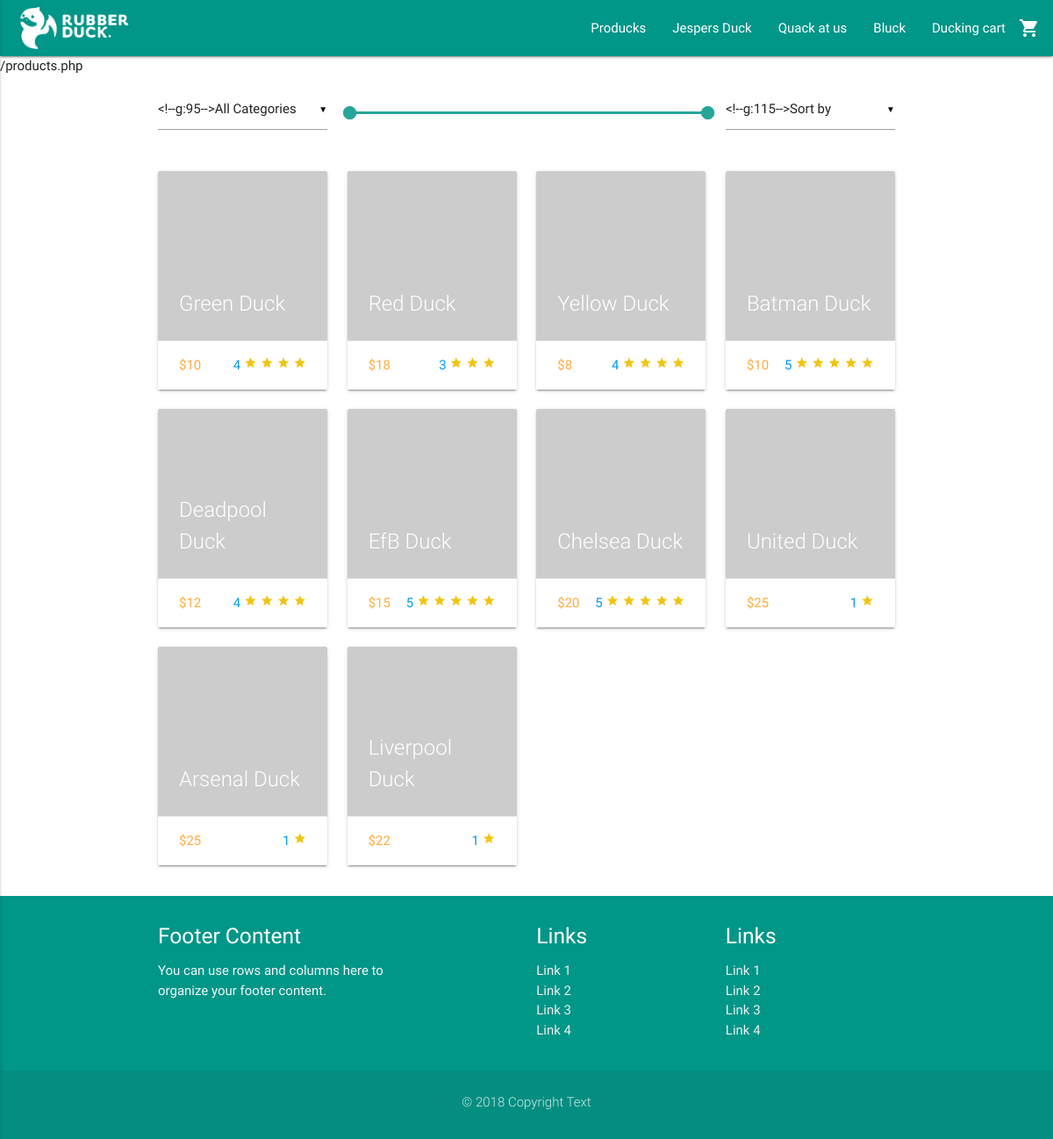
/products.php, run on the app's committed database.
### tables this page shows
CREATE TABLE Product (
  ItemNumber varchar(255) NOT NULL PRIMARY KEY,
  ProductName varchar(255) NOT NULL,
  StockStatus int NOT NULL,
  ShortDescription varchar(255) NOT NULL,
  LongDescription varchar(255) NOT NULL,
  Price int NOT NULL,
  OfferPrice int NULL,
  SeoTitel varchar(255) NULL,
  MetaDescription varchar(255) NULL,
  UserEmail varchar(255) NOT NULL,  
  ProductCategoryID int NOT NULL  
);

### products.php (the view, shortened to what this page needs)
<?php require_once('includes/header.php');
require_once('includes/productsDAO.php');
$url = $_SERVER['REQUEST_URI'];
echo $url;
?>
<div class="container">
  <div class="row">
    <div class="input-field col s12 m3">
    </div>
    <div class="col s12 m6">
      <div id="price-slider"></div>
    </div>
    <div class="input-field col s12 m3">
    </div>
  </div>
  <div class="row">
    <?php
    $prodResult = getProducts();
    while ($row = mysqli_fetch_array($prodResult)) {
      $itemNumber = $row["ItemNumber"];
    ?>
    <a href="product.php?item=<?php echo $itemNumber; ?>">
      <div class="col s12 m3">
        <div class="card">
          <div class="card-image">
            <img src="<?php getImg($itemNumber) ?>">
            <span class="card-title"><?php echo $row["ProductName"]; ?></span>
          </div>
          <div class="card-action">
            <p class="price">$<?php echo $row["Price"]; ?></p>
            <div class="stars right">
              <?php
                $rated = getReviewForProduct($itemNumber);
                $i = 1;
                while ($i <= $rated) {
                  ?>
                  <i class="material-icons tiny rated">star</i>
                  <?php
                  $i++;
                }
              ?>
            </div>
          </div>
        </div>
      </div>
    </a>
    <?php
  }
    ?>
  </div>
</div>
<?php require_once('includes/footer.php'); ?>

### includes/header.php (shortened to what this page needs)
<!DOCTYPE html>
  <html>
    <html lang="da-DK">
    <head>
      <link type="text/css" rel="stylesheet" href="css/materialize.min.css"  media="screen,projection"/>
      <link type="text/css" rel="stylesheet" href="css/custom/custom.css" />
      <link type="text/css" rel="stylesheet" href="nouislider/nouislider.css" />
    </head>
    <body>
      <nav class="teal">
        <div class="nav-wrapper">
          <a href="index.php" class="brand-logo"><img class="responsive-img" style="max-height: 64px!important; padding: 4px 0!important;" src="uploads/rubberducklogo.png"></a>
          <ul class="right hide-on-med-and-down">
            <li><a href="products.php">Producks</a></li>
            <li><a href="product.php">Jespers Duck</a></li>
            <li><a href="contact.php">Quack at us</a></li>
            <li><a href="blog.php">Bluck</a></li>
            <li><a href="cart.php">Ducking cart<i class="material-icons right">shopping_cart</i></a></li>
          </ul>
        </div>
      </nav>

### includes/productsDAO.php (shortened to what this page needs)
<?php
require_once('connection.php');
$query = "SELECT * FROM `Product`";
function getProducts() {
    global $connection, $query;
		$prodResult = mysqli_query($connection, $query);
    return $prodResult;
}
function getImg($itemNumber) {
  global $connection;
  $imgResult = mysqli_query($connection, "SELECT `ImgID` FROM `ProductImg` WHERE ItemNumber = $itemNumber");
  while ($imgrow = mysqli_fetch_array($imgResult)) {
    $imgID = $imgrow["ImgID"];
    $imgResult2 = mysqli_query($connection, "SELECT `URL` FROM `ImgGallery` WHERE ImgID = $imgID AND IsPrimary = true");
    while ($imgrow2 = mysqli_fetch_array($imgResult2)) {
      echo $imgrow2["URL"];
    }
  }
}
function getReviewForProduct($itemNumber) {
  global $connection;
  $ratingResult = mysqli_query($connection, "SELECT `Rating` FROM `Review` WHERE ItemNumber = $itemNumber");
  $rated = 0;
  $divide = 0;
  while ($ratingrow = mysqli_fetch_array($ratingResult)) {
    $rating = $ratingrow["Rating"];
    $rated = $rated + $rating;
    $divide = $divide + count($ratingResult);
  }
  $rated = $rated / $divide;
  echo $rated;
  return $rated;
}
?>

### includes/footer.php (shortened to what this page needs)
    <footer class="page-footer teal">
      <div class="container">
        <div class="row">
          <div class="col s12 m4">
            <h5 class="white-text">Footer Content</h5>
            <p class="grey-text text-lighten-4">
              You can use rows and columns here to organize your footer content.
            </p>
          </div>
          <div class="col s12 m3 offset-m2">
            <h5 class="white-text">Links</h5>
            <ul>
              <li><a class="grey-text text-lighten-3" href="#!">Link 1</a></li>
              <li><a class="grey-text text-lighten-3" href="#!">Link 2</a></li>
              <li><a class="grey-text text-lighten-3" href="#!">Link 3</a></li>
              <li><a class="grey-text text-lighten-3" href="#!">Link 4</a></li>
            </ul>
          </div>
          <div class="col s12 m3">
            <h5 class="white-text">Links</h5>
            <ul>
              <li><a class="grey-text text-lighten-3" href="#!">Link 1</a></li>
              <li><a class="grey-text text-lighten-3" href="#!">Link 2</a></li>
              <li><a class="grey-text text-lighten-3" href="#!">Link 3</a></li>
              <li><a class="grey-text text-lighten-3" href="#!">Link 4</a></li>
            </ul>
          </div>
        </div>
      </div>
      <div class="footer-copyright">
        <div class="container">
          <p class="center">&copy; 2018 Copyright Text</p>
        </div>
      </div>
    </footer>
  </body>
</html>

### css/custom/custom.css (style rules this page uses)
body { position: relative; }
p { margin-bottom: 20px; }
nav .brand-logo { display: inline-block; padding-left: 20px; }
.brand-logo { display: block; margin-right: 20px; }
footer { margin: 0; }
.rated { color: #f1c40f; }
.responsive-img { cursor: pointer; }
#price-slider { margin-top: 40px; }
.price { color: #ffab40; -webkit-transition: color .3s ease; transition: color .3s ease; text-transform: uppercase; margin: 0 0 0 0; display: inline; }

### nouislider/nouislider.css (style rules this page uses)
.noUi-target, .noUi-target * { -webkit-touch-callout: none; -webkit-tap-highlight-color: rgba(0,0,0,0); -webkit-user-select: none; -ms-touch-action: none; touch-action: none; -ms-user-select: none; -moz-user-select: none; user-select: none; -moz-box-sizing: border-box; box-sizing: border-box; }
.noUi-target { position: relative; direction: ltr; }
.noUi-horizontal { height: 18px; }
.noUi-target { background: #cdcdcd; border-radius: 4px; border: 1px solid transparent; }
.noUi-target { border: 0; border-radius: 0; }
.noUi-horizontal { height: 3px; }

### data on the page
product: ProductName "Green Duck", Price "10", rated "4"
product: ProductName "Red Duck", Price "18", rated "3"
product: ProductName "Yellow Duck", Price "8", rated "4"
product: ProductName "Batman Duck", Price "10", rated "5"
product: ProductName "Deadpool Duck", Price "12", rated "4"
product: ProductName "EfB Duck", Price "15", rated "5"
product: ProductName "Chelsea Duck", Price "20", rated "5"
product: ProductName "United Duck", Price "25", rated "1"
product: ProductName "Arsenal Duck", Price "25", rated "1"
product: ProductName "Liverpool Duck", Price "22", rated "1"

### other printed values
$url "/products.php"
